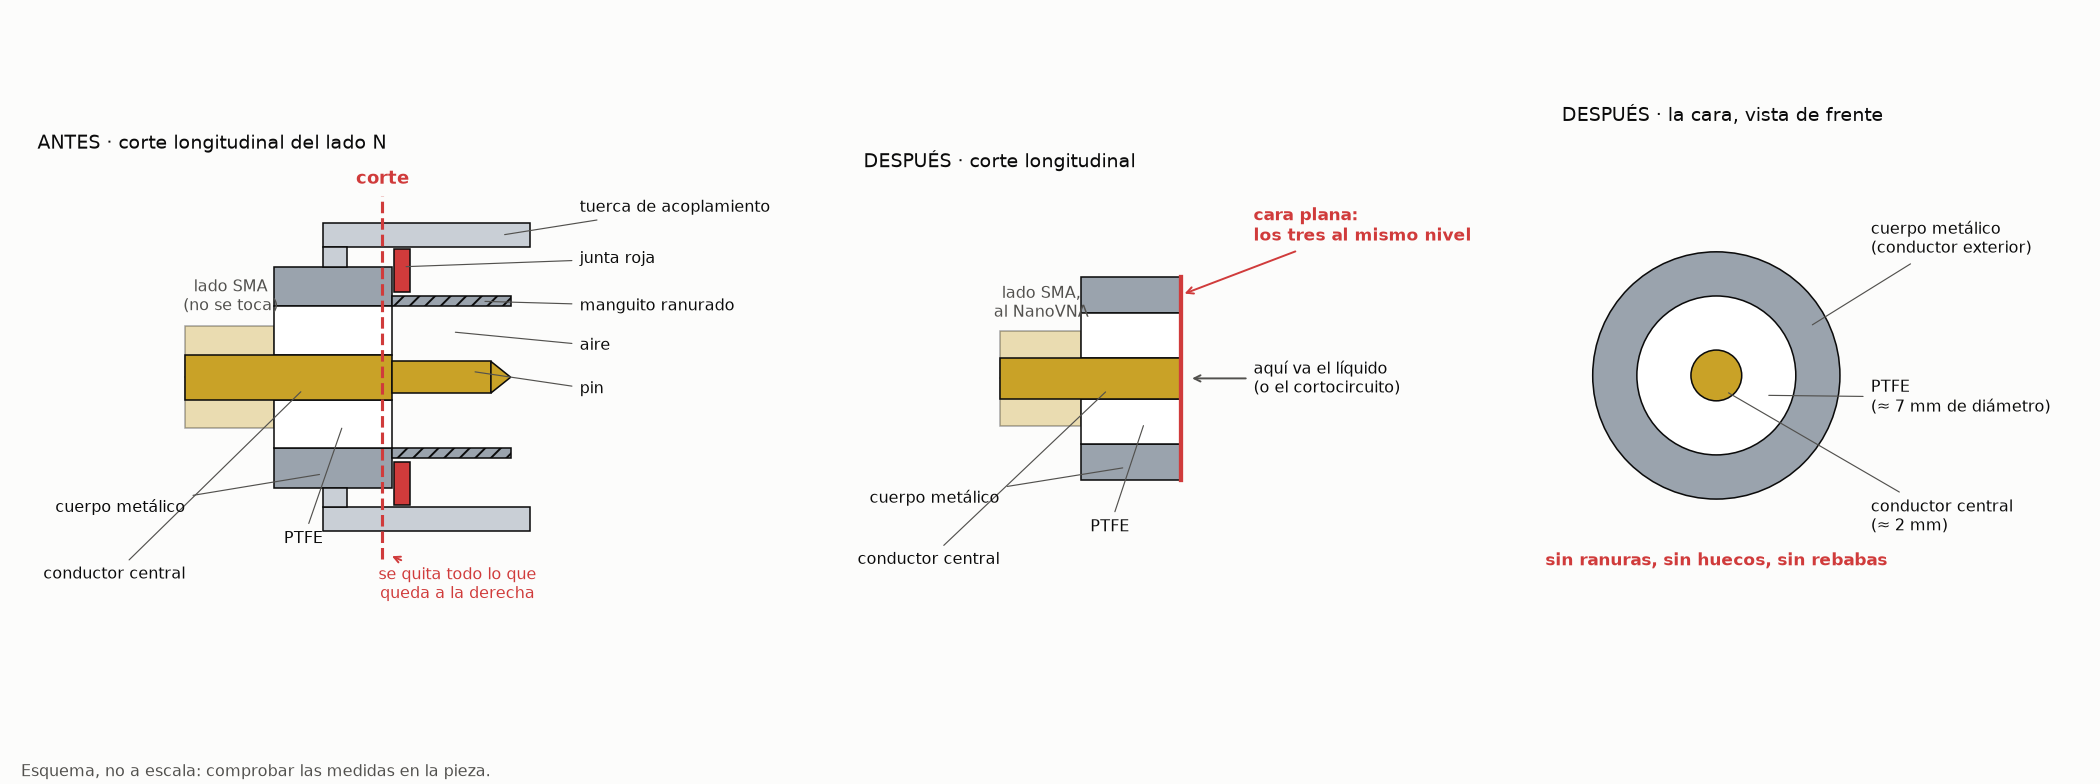

Reproduce this figure in Python.
"""Dibuja el esquema del rebaje de la sonda v1 (corte longitudinal antes y después, y cara final).

Es un esquema, no un plano: las proporciones son aproximadas y hay que comprobarlas en la pieza.
    .venv/bin/python hardware/sonda/v1/esquema_rebaje.py
"""

from pathlib import Path

import matplotlib

matplotlib.use("Agg")
import matplotlib.pyplot as plt
from matplotlib.patches import Circle, Polygon, Rectangle

METAL, TUERCA, PTFE, CENTRAL, JUNTA = "#9aa3ad", "#c9cfd6", "#ffffff", "#c9a227", "#d03b3b"
TINTA, TINTA_2, FONDO, CORTE = "#0b0b0b", "#52514e", "#fcfcfb", "#d03b3b"
X_CORTE = 5.5  # el PTFE acaba en x = 6


def simetrico(eje, x, ancho, r0, r1, **estilo):
    """Rectángulo de radio r0..r1, dibujado arriba y abajo del eje (sección de una pieza de revolución)."""
    for signo in (1, -1):
        eje.add_patch(Rectangle((x, signo * r0), ancho, signo * (r1 - r0), **estilo))


def cuerpo_comun(eje, x_fin):
    borde = dict(ec=TINTA, lw=0.8)
    simetrico(eje, -4.5, 4.5, 0.0, 2.6, fc=CENTRAL, alpha=0.35, **borde)   # lado SMA, simplificado
    simetrico(eje, 0, x_fin, 3.6, 5.6, fc=METAL, **borde)                   # cuerpo
    simetrico(eje, 0, x_fin, 1.15, 3.6, fc=PTFE, **borde)                   # PTFE
    eje.add_patch(Rectangle((-4.5, -1.15), 4.5 + x_fin, 2.3, fc=CENTRAL, **borde))  # conductor central


def antes(eje):
    borde = dict(ec=TINTA, lw=0.8)
    cuerpo_comun(eje, 6)
    simetrico(eje, 6, 6, 3.6, 4.1, fc=METAL, hatch="///", **borde)          # manguito ranurado
    eje.add_patch(Rectangle((6, -0.8), 5.0, 1.6, fc=CENTRAL, **borde))      # pin
    eje.add_patch(Polygon([(11, 0.8), (12, 0), (11, -0.8)], fc=CENTRAL, **borde))
    simetrico(eje, 2.5, 10.5, 6.6, 7.8, fc=TUERCA, **borde)                 # tuerca
    simetrico(eje, 2.5, 1.2, 5.6, 6.6, fc=TUERCA, **borde)
    simetrico(eje, 6.1, 0.8, 4.3, 6.5, fc=JUNTA, **borde)                   # junta roja
    eje.plot([X_CORTE, X_CORTE], [-9.2, 9.2], color=CORTE, lw=1.6, ls="--")
    eje.text(X_CORTE, 9.6, "corte", color=CORTE, ha="center", va="bottom", fontsize=9, weight="bold")
    eje.annotate("se quita todo lo que\nqueda a la derecha", (X_CORTE + 0.3, -9.0), (9.3, -11.2),
                 color=CORTE, fontsize=8, ha="center", arrowprops=dict(arrowstyle="->", color=CORTE))
    notas = (("tuerca de acoplamiento", (11.5, 7.2), (15.5, 8.6)), ("junta roja", (6.5, 5.6), (15.5, 6.0)),
             ("manguito ranurado", (10.5, 3.85), (15.5, 3.6)), ("aire", (9, 2.3), (15.5, 1.6)),
             ("pin", (10, 0.3), (15.5, -0.6)), ("PTFE", (3.5, -2.4), (0.5, -8.2)),
             ("conductor central", (1.5, -0.6), (-4.5, -10.0)), ("cuerpo metálico", (2.5, -4.9), (-4.5, -6.6)))
    for texto, punto, sitio in notas:
        eje.annotate(texto, punto, sitio, fontsize=8, color=TINTA, va="center",
                     ha="right" if sitio[0] < 0 else "left", arrowprops=dict(arrowstyle="-", color=TINTA_2, lw=0.6))
    eje.text(-2.2, 3.4, "lado SMA\n(no se toca)", fontsize=8, color=TINTA_2, ha="center")
    eje.set_title("ANTES · corte longitudinal del lado N", loc="left", fontsize=10, color=TINTA)


def despues(eje):
    cuerpo_comun(eje, X_CORTE)
    eje.plot([X_CORTE, X_CORTE], [-5.6, 5.6], color=CORTE, lw=2.2)
    eje.annotate("cara plana:\nlos tres al mismo nivel", (X_CORTE, 4.6), (9.5, 7.6), fontsize=8.5, color=CORTE,
                 weight="bold", ha="left", arrowprops=dict(arrowstyle="->", color=CORTE))
    eje.annotate("aquí va el líquido\n(o el cortocircuito)", (X_CORTE + 0.4, 0), (9.5, 0), fontsize=8, color=TINTA,
                 va="center", arrowprops=dict(arrowstyle="->", color=TINTA_2))
    for texto, punto, sitio in (("PTFE", (3.5, -2.4), (0.5, -8.2)), ("conductor central", (1.5, -0.6), (-4.5, -10.0)),
                                ("cuerpo metálico", (2.5, -4.9), (-4.5, -6.6))):
        eje.annotate(texto, punto, sitio, fontsize=8, color=TINTA, va="center",
                     ha="right" if sitio[0] < 0 else "left", arrowprops=dict(arrowstyle="-", color=TINTA_2, lw=0.6))
    eje.text(-2.2, 3.4, "lado SMA,\nal NanoVNA", fontsize=8, color=TINTA_2, ha="center")
    eje.set_title("DESPUÉS · corte longitudinal", loc="left", fontsize=10, color=TINTA)


def cara(eje):
    for radio, color in ((5.6, METAL), (3.6, PTFE), (1.15, CENTRAL)):
        eje.add_patch(Circle((0, 0), radio, fc=color, ec=TINTA, lw=0.8))
    for texto, punto, sitio in (("cuerpo metálico\n(conductor exterior)", (4.2, 2.2), (7.0, 6.2)),
                                ("PTFE\n(≈ 7 mm de diámetro)", (2.2, -0.9), (7.0, -1.0)),
                                ("conductor central\n(≈ 2 mm)", (0.4, -0.7), (7.0, -6.4))):
        eje.annotate(texto, punto, sitio, fontsize=8, color=TINTA, va="center",
                     arrowprops=dict(arrowstyle="-", color=TINTA_2, lw=0.6))
    eje.set_title("DESPUÉS · la cara, vista de frente", loc="left", fontsize=10, color=TINTA)
    eje.text(0, -8.6, "sin ranuras, sin huecos, sin rebabas", fontsize=8.5, color=CORTE, ha="center", weight="bold")


fig, ejes = plt.subplots(1, 3, figsize=(15, 5.6), facecolor=FONDO, gridspec_kw=dict(width_ratios=[1.35, 1.1, 0.95]))
for eje, dibujo, limites in zip(ejes, (antes, despues, cara), ((-12, 23), (-12, 19), (-7, 15))):
    dibujo(eje)
    eje.set_xlim(*limites)
    eje.set_ylim(-12.5, 11)
    eje.set_aspect("equal")
    eje.axis("off")
fig.text(0.01, 0.01, "Esquema, no a escala: comprobar las medidas en la pieza.", fontsize=8, color=TINTA_2)
fig.tight_layout()
fig.savefig(Path(__file__).with_suffix(".png"), dpi=140, facecolor=FONDO)
